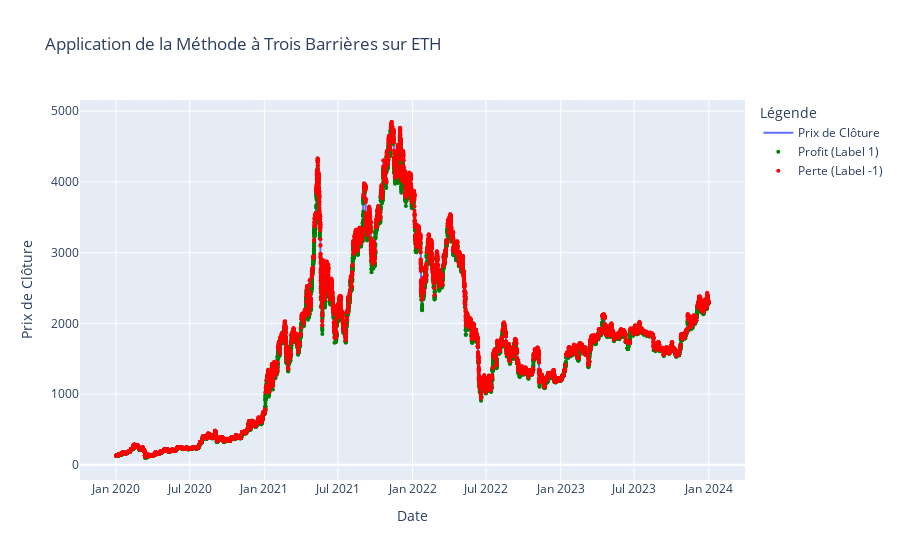

The cell this chart's notebook holds for it:
### Code cell
import plotly.graph_objects as go

# Créer un graphique de lignes pour les prix de clôture
fig = go.Figure()
fig.add_trace(go.Scatter(x=data.index, y=data['close'], mode='lines', name='Prix de Clôture'))

# Ajouter des points pour les touches de barrière de profit et de perte
fig.add_trace(go.Scatter(
    x=labels[labels['label'] == 1].index,
    y=data['close'][labels[labels['label'] == 1].index],
    mode='markers', marker=dict(color='green', size=4),
    name='Profit (Label 1)'
))

fig.add_trace(go.Scatter(
    x=labels[labels['label'] == -1].index,
    y=data['close'][labels[labels['label'] == -1].index],
    mode='markers', marker=dict(color='red', size=4),
    name='Perte (Label -1)'
))

# Ajouter des options de mise en forme
fig.update_layout(
    title='Application de la Méthode à Trois Barrières sur ETH',
    xaxis_title='Date',
    yaxis_title='Prix de Clôture',
    legend_title='Légende'
)

# Afficher le graphique
fig.show()

### Figure 1 — Plotly figure (JSON) as saved in the notebook; plotly's stock layout.template omitted (floating-point values rounded to 4 significant figures; data arrays with more than 128 entries replaced by an {"elided": "..."} marker saying what was removed)
{"data": [{"mode": "lines", "name": "Prix de Clôture", "type": "scatter", "x": {"elided": "35032 str values"}, "y": {"elided": "35032 float values"}}, {"marker": {"color": "green", "size": 4}, "mode": "markers", "name": "Profit (Label 1)", "type": "scatter", "x": {"elided": "18105 str values"}, "y": {"elided": "18105 float values"}}, {"marker": {"color": "red", "size": 4}, "mode": "markers", "name": "Perte (Label -1)", "type": "scatter", "x": {"elided": "16883 str values"}, "y": {"elided": "16883 float values"}}], "layout": {"legend": {"title": {"text": "Légende"}}, "title": {"text": "Application de la Méthode à Trois Barrières sur ETH"}, "xaxis": {"title": {"text": "Date"}}, "yaxis": {"title": {"text": "Prix de Clôture"}}}}
